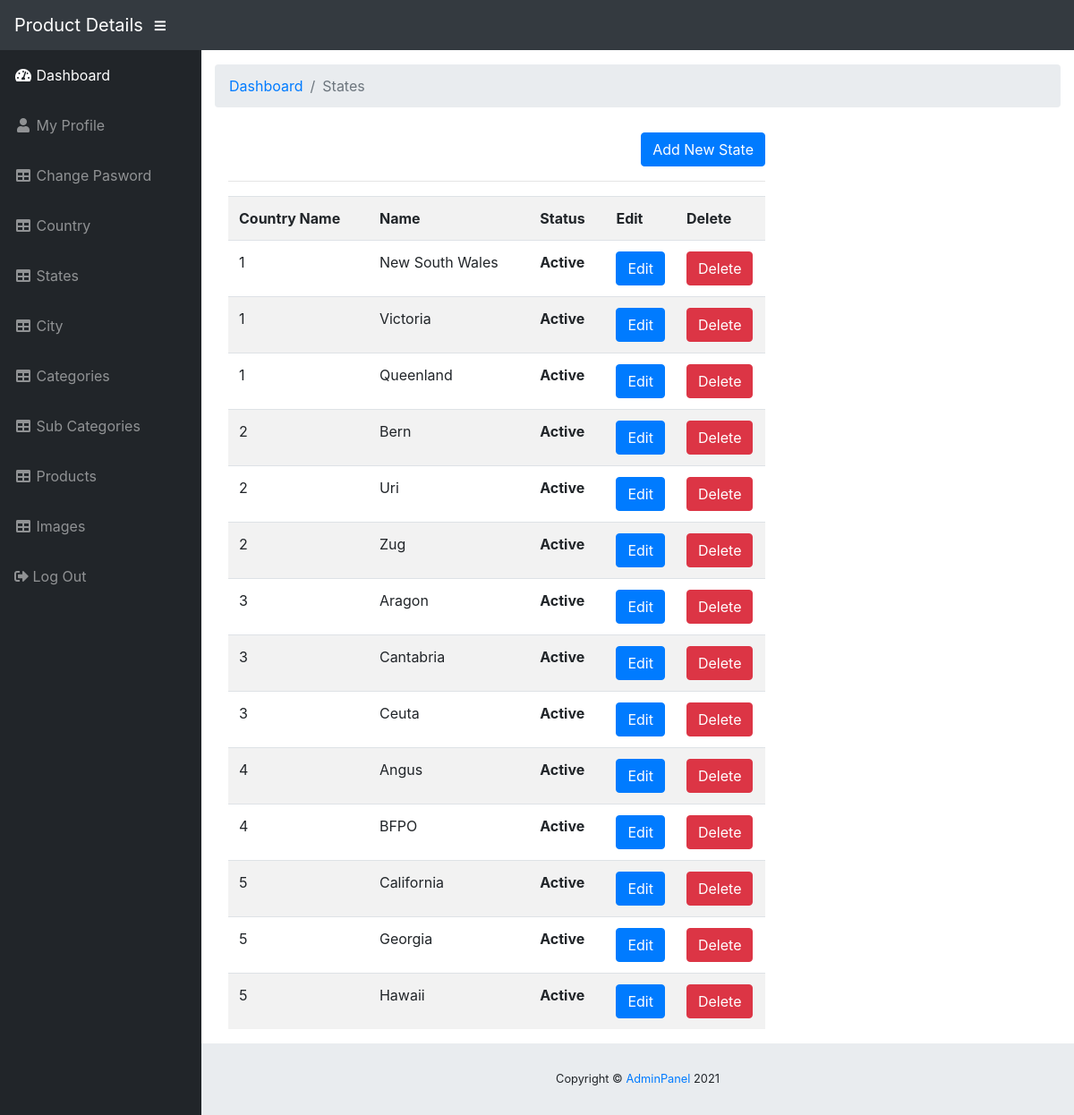
Screenshot of /index.php/user/state with the database file from the repository.
### tables this page shows
CREATE TABLE `states` (
  `id` int(11) NOT NULL,
  `country_id` int(11) NOT NULL,
  `name` varchar(50) NOT NULL,
  `status` enum('1','0') NOT NULL DEFAULT '1' COMMENT '0:Blocked, 1:Active',
  `created` datetime NOT NULL,
  `updated` datetime NOT NULL
);

### application/controllers/user/State.php (called while the page is built, shortened)
<?php
class State extends CI_Controller {
  function index()
  {
      $this->load->model('Statemodel');
      $states = $this->Statemodel->all();
      $data = array();
      $data['states'] = $states;
      $this->load->library("pagination");
      $this->load->view('user/slist',$data);
  }
}
?>

### index.php (called while the page is built, shortened)
<?php
require_once BASEPATH.'core/CodeIgniter.php';

### application/models/Statemodel.php (called while the page is built, shortened)
<?php
class Statemodel extends CI_Model
{
    function all()
    {
        return $states = $this->db->get('states')->result_array();
    }
}
?>

### application/views/user/slist.php (the view, shortened to what this page needs)
<!DOCTYPE html>
<html lang="en">
<head>
<?php echo link_tag('assests/vendor/bootstrap/css/bootstrap.min.css'); ?>
<?php echo link_tag('assests/vendor/fontawesome-free/css/all.min.css'); ?>
<?php echo link_tag('assests/vendor/datatables/dataTables.bootstrap4.css'); ?>
<?php echo link_tag('assests/css/sb-admin.css'); ?>
  </head>
  <body id="page-top">
   <?php include APPPATH.'views/user/includes/header.php';?>
    <div id="wrapper">
  <?php include APPPATH.'views/user/includes/sidebar.php';?>
      <div id="content-wrapper">
        <div class="container-fluid">
          <ol class="breadcrumb">
            <li class="breadcrumb-item">
              <a href="<?php echo site_url('user/Dashboard'); ?>">Dashboard</a>
            </li>
            <li class="breadcrumb-item active">States</li>
          </ol>
<div class="row">
    <div class="col-lg-12 margin-tb">
    </div>
</div>
<div class="container" style="padding-top: 10px;">
  <div class="row">
    <div class="col-md-12">
    </div>
  </div>
  <div class="row">
    <div class="col-md-8">
      <div class="row">
        <div class="col-6"></div>
        <div class="col-6 text-right">
          <a href="<?php echo base_url().'user/State/create';?>" class="btn btn-primary">Add New State</a>
        </div>
      </div>
      <hr>
    </div>
  </div>
  <div class="row">
    <div class="col-md-8">
      <table class="table table-striped">
        <tr>
          <th>Country Name</th>
          <th>Name</th>
          <th>Status</th>
          <th width="60">Edit</th>
          <th width="100">Delete</th>
        </tr>
        <?php if(!empty($states)) { foreach($states as $states) { ?>
        <tr>
          <td><?php echo $states['country_id']?></td>
          <td><?php echo $states['name']?></td>
          <td>
                           <?php
                  if($states['status']==1)
                  {
                    ?>
                    <div class="label label-success">
                      <strong>Active</strong>
                    </div>
                    <?php
                  }elseif ($states['status']==0){
                    ?>
                    <div class="label label-danger">
                      <strong>InActive</strong>
                    </div>
                    <?php
                  }
                    ?>
          </td>
          <td>
            <a href="<?php echo base_url().'user/State/edit/'.$states['id']?>" class="btn btn-primary">Edit</a>
          </td>
          <td>
            <a href="<?php echo base_url().'user/State/delete/'.$states['id']?>" class="btn btn-danger remove">Delete</a>
          </td>
        </tr>
      <?php } } else { ?>
        <tr>
          <td colspan="5">States not Found</td>
        </tr>
      <?php } ?>
      </table>
    </div>
  </div>
</div>
     <?php include APPPATH.'views/user/includes/footer.php';?>
      </div>
    </div>
  </body>
</html>

### assests/css/sb-admin.css (style rules this page uses)
html { position: relative; min-height: 100%; }
body { height: 100%; }
#wrapper { display: -webkit-box; display: -ms-flexbox; display: flex; }
#wrapper #content-wrapper { overflow-x: hidden; width: 100%; padding-top: 1rem; padding-bottom: 80px; }
:root { --input-padding-x: 0.75rem; --input-padding-y: 0.75rem; }

### rows the page displays
states: country "1", name "New South Wales", status "Active"
states: country "1", name "Victoria", status "Active"
states: country "1", name "Queenland", status "Active"
states: country "2", name "Bern", status "Active"
states: country "2", name "Uri", status "Active"
states: country "2", name "Zug", status "Active"
states: country "3", name "Aragon", status "Active"
states: country "3", name "Cantabria", status "Active"
states: country "3", name "Ceuta", status "Active"
states: country "4", name "Angus", status "Active"
states: country "4", name "BFPO", status "Active"
states: country "5", name "California", status "Active"
states: country "5", name "Georgia", status "Active"
states: country "5", name "Hawaii", status "Active"
